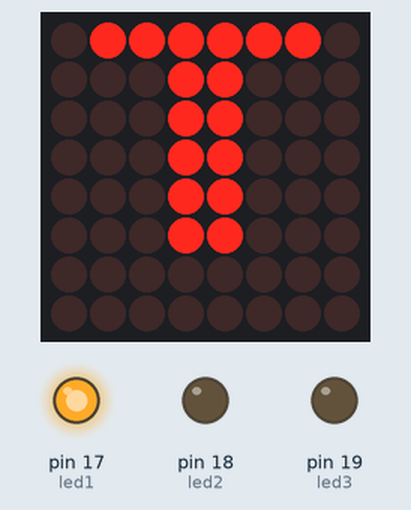
Recording of a sketch running on a simulated Arduino Uno, built with avr-gcc and run on an emulated ATmega328P. Shown: 8×8 LED matrix, output pins drawn as LEDs (lit = HIGH).

Above: at 0.07 s.
At 1.15 s:
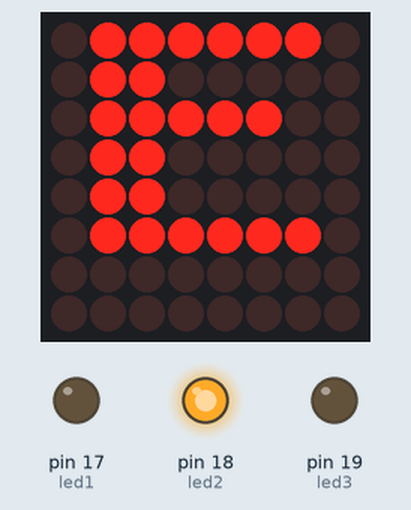
At 2.24 s:
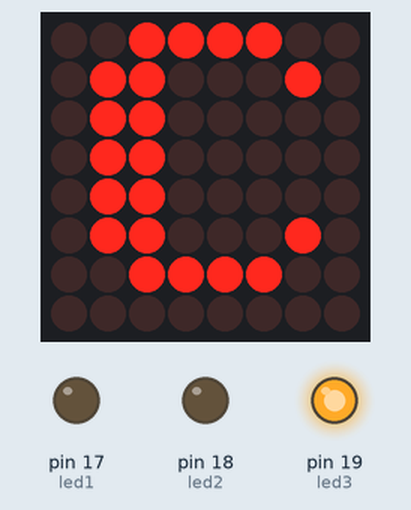
At 3.17 s:
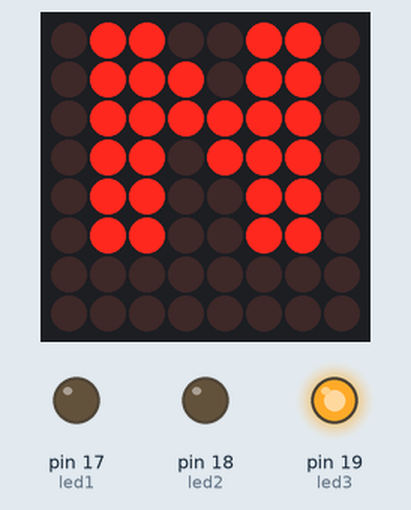
At 4.6 s:
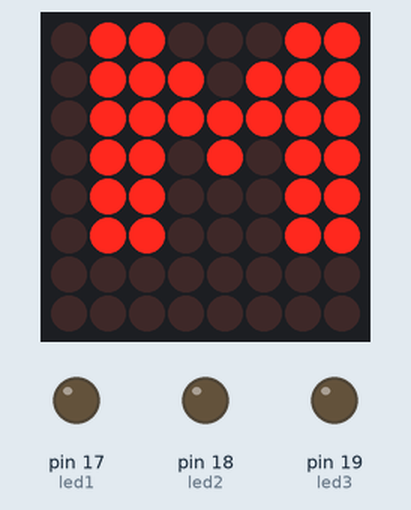
At 6.03 s:
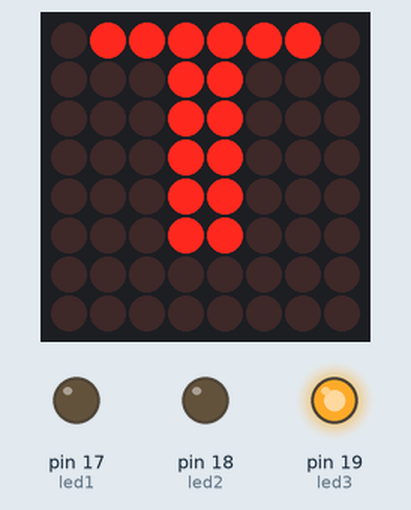
Timing chart, 0 to 40.0 s (numbered marks = the images above):
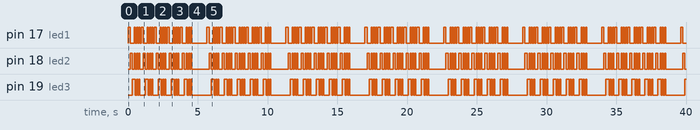

Measured:
- by itself, pin 17 (led1), pin 18 (led2), pin 19 (led3): moves between LOW and HIGH, repeating every 5.7 s
- by itself, everything shown: repeats every 5.7 s, in 45 steps

The sketch:

TECNMLEDS.ino
```cpp
#include <LedControl.h>

// A0 = 14, A1 = 15, A2 = 16
LedControl M(14, 15, 16, 1);

// ==== PINES DE LEDS (A3-A5) ====
int led1 = 17;  // A3
int led2 = 18;  // A4
int led3 = 19;  // A5

// ==== LETRAS EN MATRIZ 8x8 ====
// T
byte T_[8] = {
  B01111110, B00011000, B00011000, B00011000,
  B00011000, B00011000, B00000000, B00000000
};
// E
byte E_[8] = {
  B01111110, B01100000, B01111100, B01100000,
  B01100000, B01111110, B00000000, B00000000
};
// C
byte C_[8] = {
  B00111100, B01100010, B01100000, B01100000,
  B01100000, B01100010, B00111100, B00000000
};
// N
byte N_[8] = {
  B01100110, B01110110, B01111110, B01101110,
  B01100110, B01100110, B00000000, B00000000
};
// M
byte M_[8] = {
  B01100011, B01110111, B01111111, B01101011,
  B01100011, B01100011, B00000000, B00000000
};

// ===== EFECTO LED RUNNING + STROBO =====
void efectoLeds() {
  // Running 1 → 2 → 3
  digitalWrite(led1, HIGH); delay(150);
  digitalWrite(led1, LOW);

  digitalWrite(led2, HIGH); delay(150);
  digitalWrite(led2, LOW);

  digitalWrite(led3, HIGH); delay(150);
  digitalWrite(led3, LOW);

  // Strobo rápido
  for (int i = 0; i < 3; i++) {
    digitalWrite(led1, HIGH);
    digitalWrite(led2, HIGH);
    digitalWrite(led3, HIGH);
    delay(80);
    digitalWrite(led1, LOW);
    digitalWrite(led2, LOW);
    digitalWrite(led3, LOW);
    delay(80);
  }
}

// ==== MOSTRAR LETRA ====
void mostrarLetra(byte L[]) {
  M.clearDisplay(0);

  for (int i = 0; i < 8; i++) {
    M.setRow(0, i, L[i]);
  }

  efectoLeds(); // aquí entra la animación
}

void setup() {
  M.shutdown(0, false);
  M.setIntensity(0, 8);
  M.clearDisplay(0);

  pinMode(led1, OUTPUT);
  pinMode(led2, OUTPUT);
  pinMode(led3, OUTPUT);
}

void loop() {
  mostrarLetra(T_);
  mostrarLetra(E_);
  mostrarLetra(C_);
  mostrarLetra(N_);
  mostrarLetra(M_);

  delay(1000);
}
```
